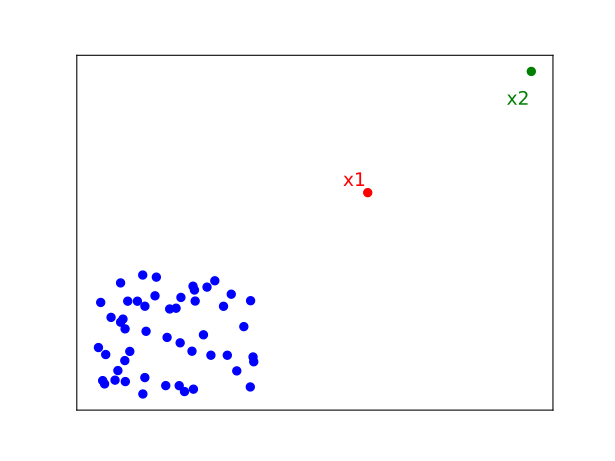

Recreate this plot in Python.
import numpy as np
import matplotlib.pyplot as plt

# Generate data
np.random.seed(42)
num_points = 50
x_bottom_left = np.random.rand(num_points) * 0.3
y_bottom_left = np.random.rand(num_points) * 0.3

x_center_outlier = [0.5]  # Center outlier
y_center_outlier = [0.5]

x_top_right_outlier = [0.8]  # Top-right outlier
y_top_right_outlier = [0.8]

# Create scatter plot
plt.scatter(
    x_bottom_left, y_bottom_left, color='blue', label='Bottom-Left Points'
)
plt.scatter(x_center_outlier, y_center_outlier, color='red', label='x1')
plt.scatter(
    x_top_right_outlier, y_top_right_outlier, color='green', label='x2'
)

# Customize the plot
# plt.title('Scatter Plot with Outliers')
# Disable numeric labels on scales
plt.tick_params(
    axis='both',
    which='both',
    bottom=False,
    top=False,
    left=False,
    right=False,
    labelbottom=False,
    labelleft=False,
)

# Annotate the outliers
plt.annotate(
    'x1',
    (x_center_outlier[0], y_center_outlier[0]),
    textcoords='offset points',
    xytext=(-10, 5),
    ha='center',
    fontsize=14,
    color='red',
)
plt.annotate(
    'x2',
    (x_top_right_outlier[0], y_top_right_outlier[0]),
    textcoords='offset points',
    xytext=(-10, -25),
    ha='center',
    fontsize=14,
    color='green',
)

# Show the plot
plt.savefig('masking.svg')
